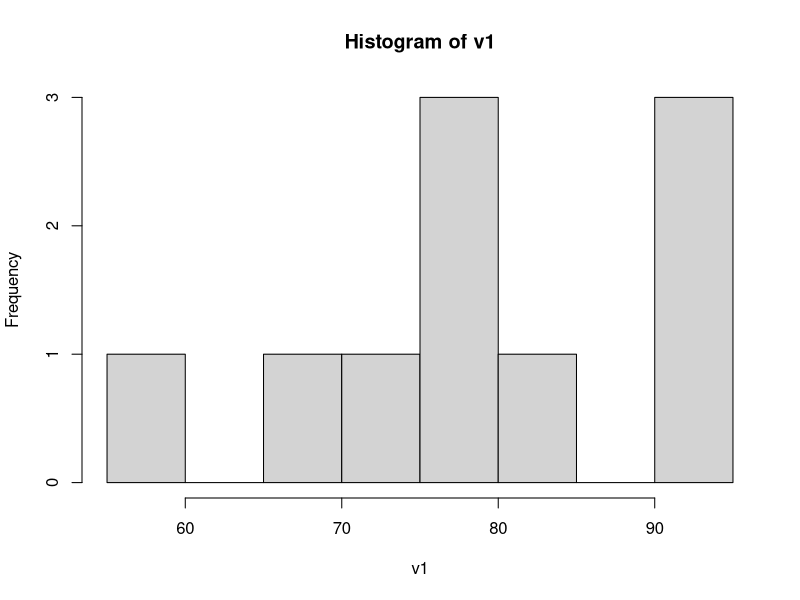
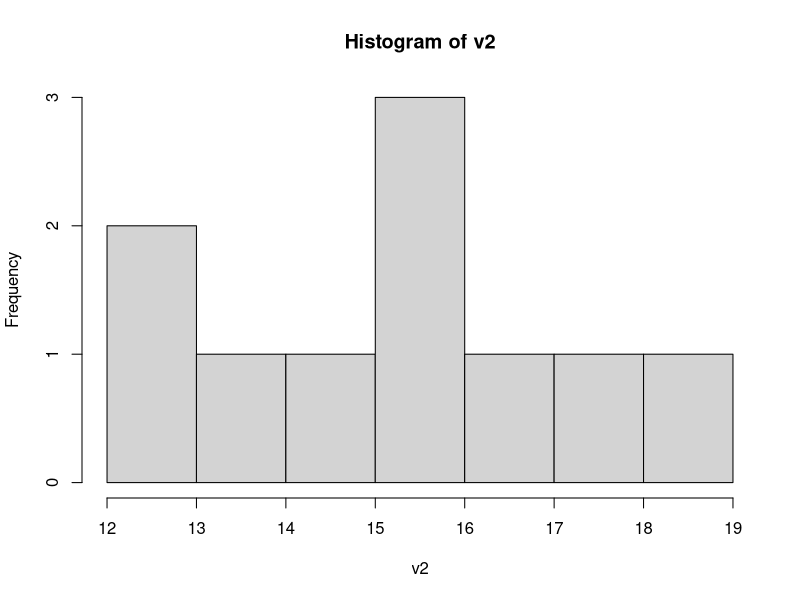
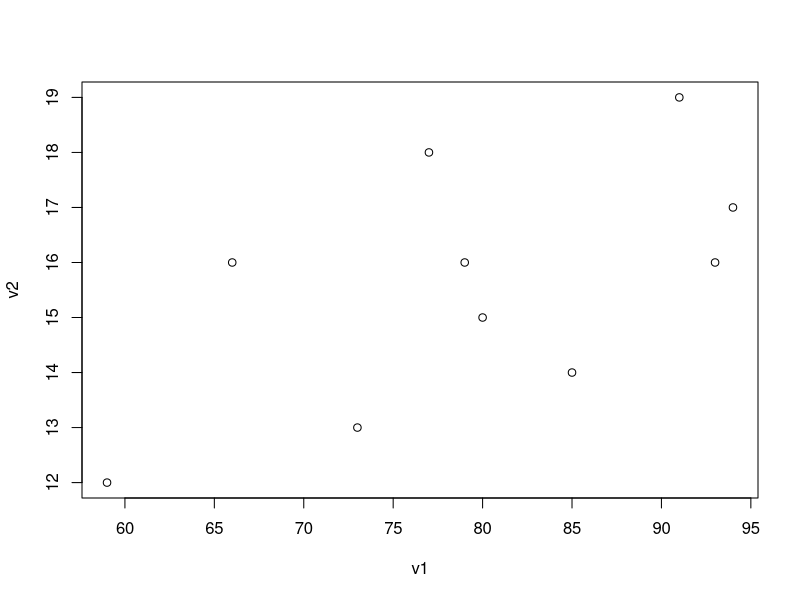
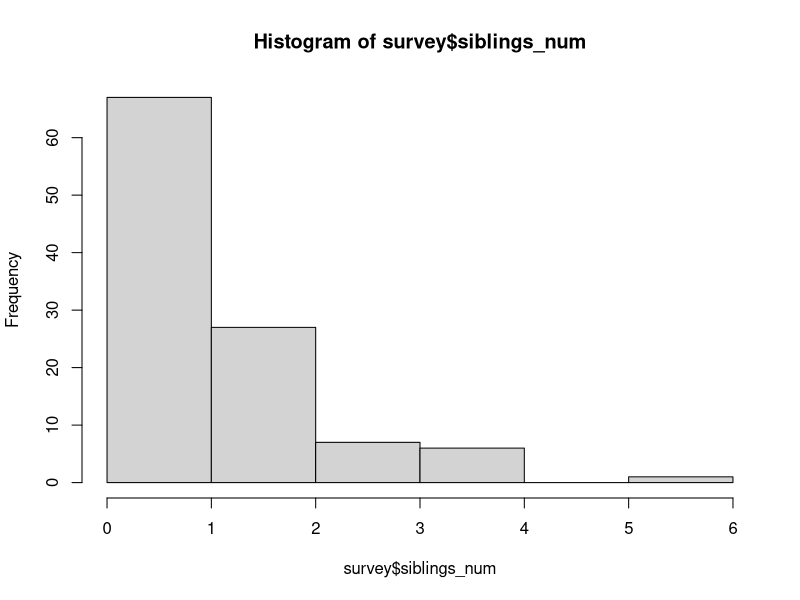
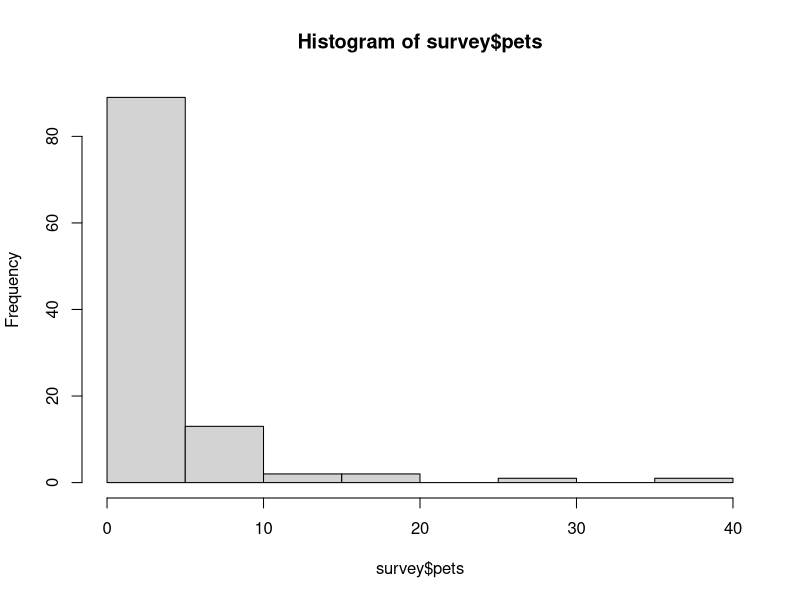
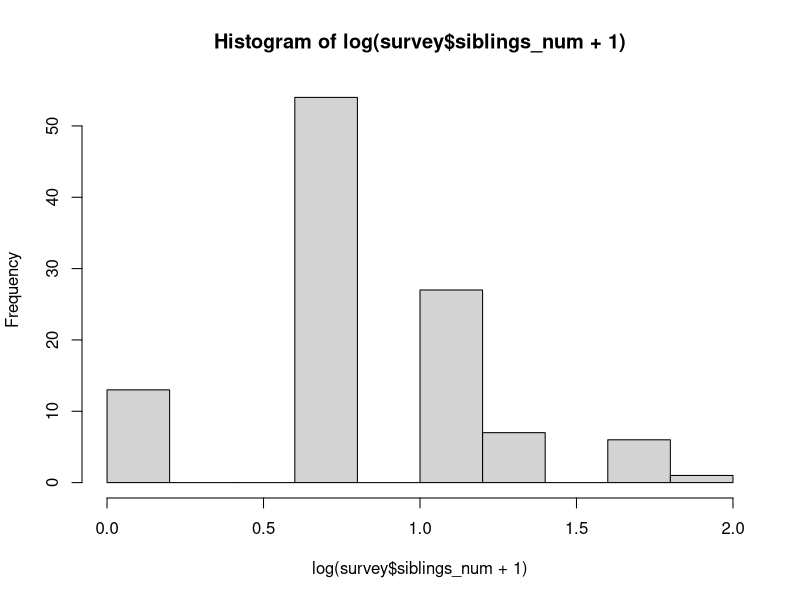
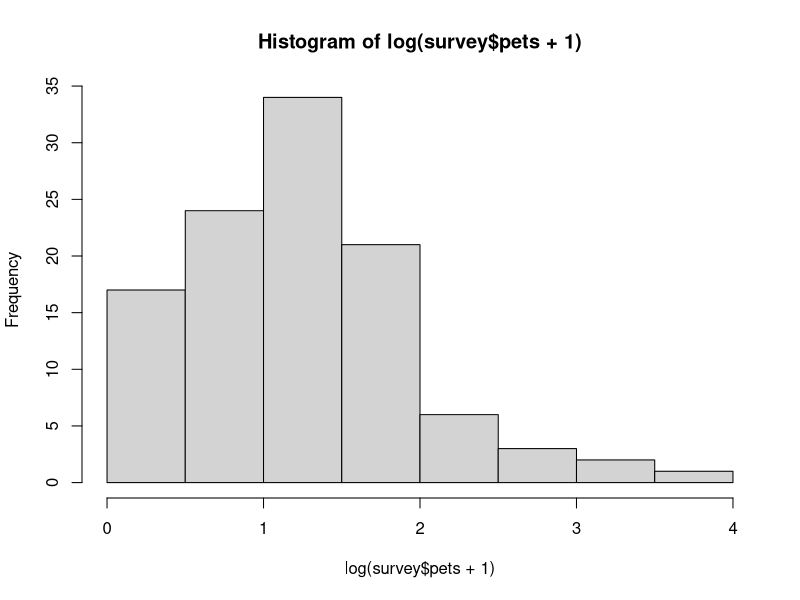
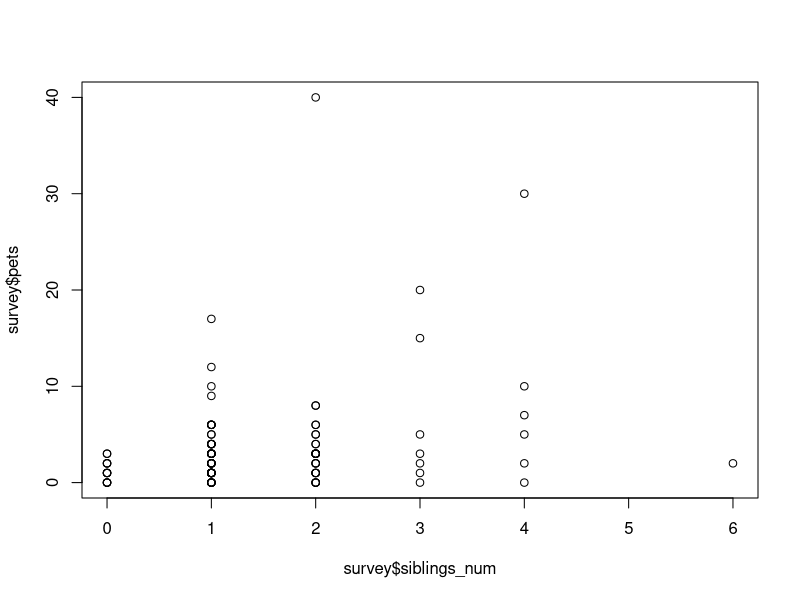

Here is the R script that generated these plots, in order:
# Correlations

# creating some data
v1 <- c(94,73,59,80,93,85,66,79,77,91)
v2 <- c(17,13,12,15,16,14,16,16,18,19)

# Pearson's correlation

# assumptions: both variables are normally distributed
# visualize data with a histogram to check the normality or use the Shapiro-Wilk test
hist(v1)
hist(v2)
shapiro.test(v1)
shapiro.test(v2)

# Pearson's correlation coefficient
cor(v1, v2)
# Pearson's correlation test statistic
cor.test(v1, v2)
# plot
plot(v1, v2)


# load clean survey data
survey <- read.csv("survey23_clean.csv", header=T, sep=",")
str(survey)
View(survey)

# check normality for Pearson's correlation
hist(survey$siblings_num)
hist(survey$pets)

# before trying log for normalization, check if there are zeros
summary(survey$siblings_num)
table(survey$siblings_num)
summary(survey$pets)
table(survey$pets)
# what is the logarithm of zero?
log(0)

# add a value to remove zeros before taking the log
hist(log(survey$siblings_num + 1))
hist(log(survey$pets + 1))

# data is not normally distributed, so Spearman & Kendall rank correlation instead
?cor.test
cor.test(survey$siblings_num, survey$pets, method="spearman")
cor.test(survey$siblings_num, survey$pets, method="kendall")

# visualize
plot(survey$siblings_num, survey$pets)


# next data set
auto <- read.table("Automobile_R.txt",header=T)
# examine
str(auto)
summary(auto)
auto <- na.omit(auto)
# this shows the correlation coefficients for the entire data set (only possible if your data set contains only numeric data)
cor(auto)

# let's correlate automobile width with length
# try it yourself first

# checking normality
hist(auto$width)
hist(auto$length)
shapiro.test(auto$width)
shapiro.test(auto$length)

# if not normal, check for zeros before taking log
table(auto$width)
table(auto$length)

# check normality for log data accordingly (add 1 if zeros present)
hist(log(auto$width))
hist(log(auto$length))
shapiro.test(log(auto$width))
shapiro.test(log(auto$length))

# visualize
plot(auto$width, auto$length)

# if the data is not normally distributed, we use Spearman & Kendall rank correlation test
cor.test(auto$length, auto$width, method="spearman")
cor.test(auto$length, auto$width, method="kendall")

# assignment: find variables in the auto data set that are normally distributed based on the Shapiro test and find the correlation
